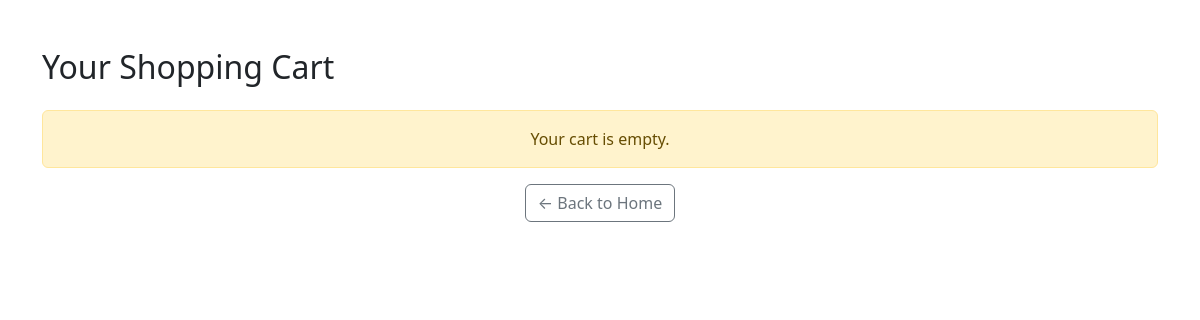
Before: /cart/ (signed in) with the older database file.
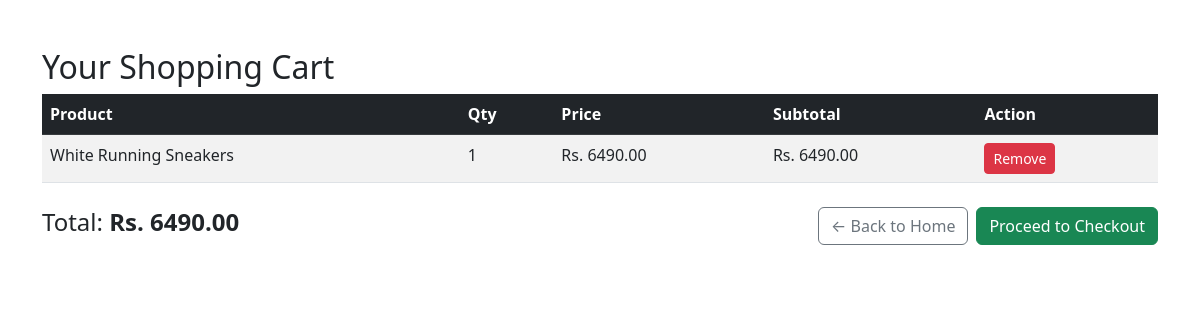
After: the same page with the newer database file.
### store/models.py (models this page shows, shortened)
class CartItem(models.Model):
    user = models.ForeignKey(User, on_delete=models.CASCADE)
    product = models.ForeignKey(Product, on_delete=models.CASCADE)
    quantity = models.PositiveIntegerField(default=1)
    def subtotal(self):
        return self.quantity * self.product.price

class Product(models.Model):
    name = models.CharField(max_length=100)
    description = models.TextField()
    price = models.DecimalField(max_digits=10, decimal_places=2)
    image = models.ImageField(upload_to='product_images/')
    category = models.ForeignKey(Category, on_delete=models.CASCADE)
    is_deal = models.BooleanField(default=False)
    likes = models.ManyToManyField(User, related_name='liked_products', blank=True)

### store/views.py (the view)
# urls.py: path('cart/', views.view_cart, name='view_cart'),
@login_required
@never_cache
def view_cart(request):
    cart_items = CartItem.objects.filter(user=request.user)
    total = sum(item.subtotal() for item in cart_items)
    return render(request, 'store/cart.html', {
        'cart_items': cart_items,
        'total': total
    })

### store/context_processors.py (called while the page is built)
def cart_item_count(request):
    if request.user.is_authenticated:
        count = sum(item.quantity for item in CartItem.objects.filter(user=request.user))
    else:
        count = 0
    return {'cart_item_count': count}

### store/templates/store/cart.html (shortened to what this page needs)
<!DOCTYPE html>
<html>
<head>
  <link href="https://cdn.jsdelivr.net/npm/bootstrap@5.3.0/dist/css/bootstrap.min.css" rel="stylesheet">
</head>
<body>
<div class="container mt-5">
  <h2>Your Shopping Cart</h2>
  {% if cart_items %}
    <table class="table table-striped">
      <thead class="table-dark">
        <tr>
          <th>Product</th>
          <th>Qty</th>
          <th>Price</th>
          <th>Subtotal</th>
          <th>Action</th>
        </tr>
      </thead>
      <tbody>
        {% for item in cart_items %}
          <tr>
            <td>{{ item.product.name }}</td>
            <td>{{ item.quantity }}</td>
            <td>Rs. {{ item.product.price }}</td>
            <td>Rs. {{ item.subtotal }}</td>
            <td>
              <a href="{% url 'remove_from_cart' item.product.id %}" class="btn btn-danger btn-sm">
                Remove
              </a>
            </td>
          </tr>
        {% endfor %}
      </tbody>
    </table>
    <div class="d-flex justify-content-between align-items-center mt-4">
      <h4>Total: <strong>Rs. {{ total }}</strong></h4>
      <div class="d-flex gap-2">
        <a href="{% url 'home' %}" class="btn btn-outline-secondary">← Back to Home</a>
        <a href="{% url 'checkout' %}" class="btn btn-success">Proceed to Checkout</a>
      </div>
    </div>
  {% else %}
    <div class="alert alert-warning text-center mt-4">
      Your cart is empty.
    </div>
    <div class="text-center mt-3">
      <a href="{% url 'home' %}" class="btn btn-outline-secondary">
        ← Back to Home
      </a>
    </div>
  {% endif %}
</div>
</body>
</html>

Changed rows visible on the page:
added CartItem: product.name "White Running Sneakers", quantity "1", product.price "6490.00", subtotal "6490.00"
Other visible differences:
{{ total }}: (not shown) → "6490.00"
text no longer shown: "Your cart is empty."
text now shown: "Product Qty Price Subtotal Action Total: Rs. Proceed to Checkout"
